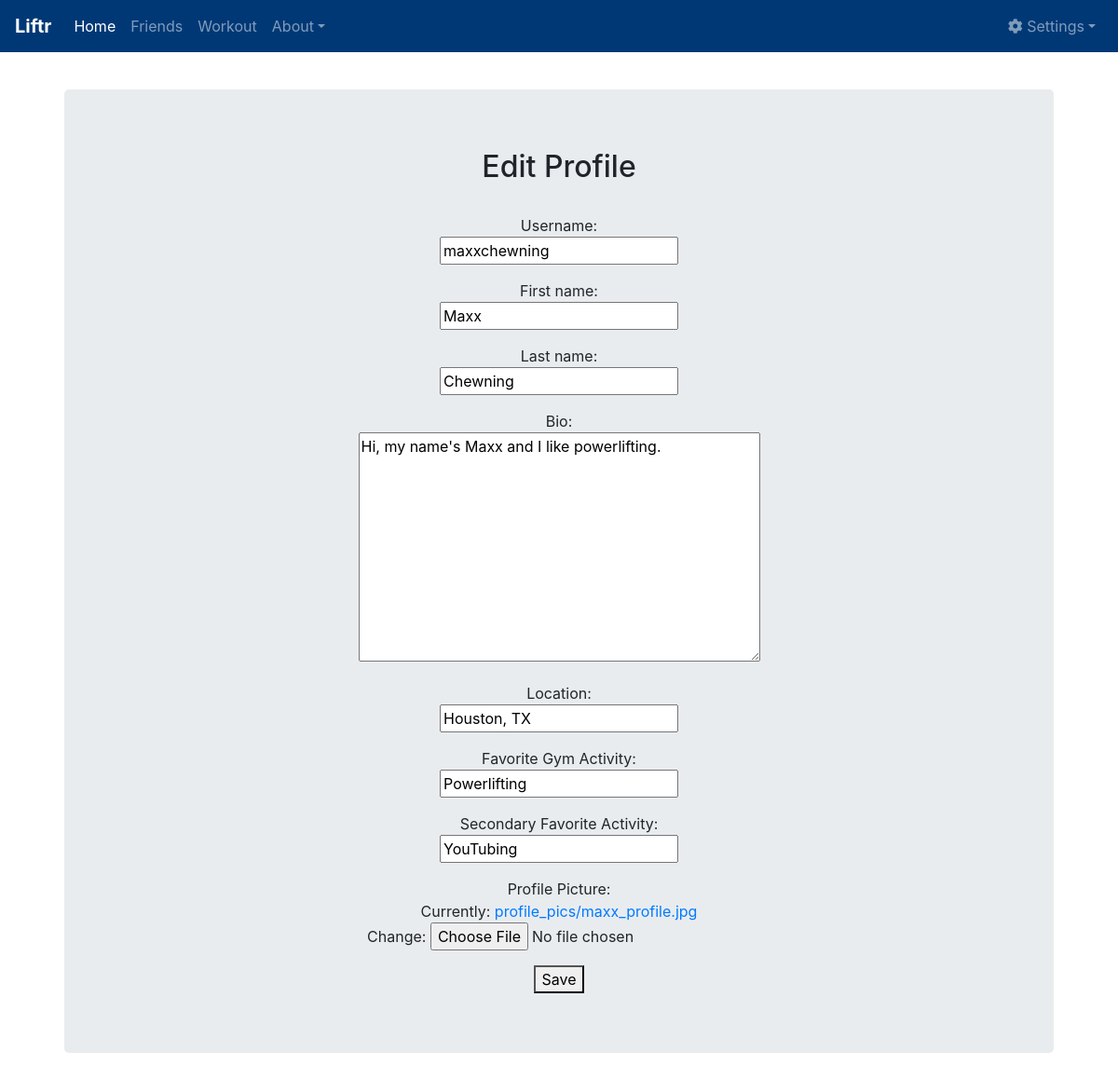
Screenshot of /profile_edit/ (signed in) with the database file from the repository.
### main/models.py (models this page shows, shortened)
class Profile(models.Model):
    user = models.OneToOneField(User, on_delete=models.CASCADE)
    bio = models.TextField(max_length=500, blank=True)
    location = models.CharField(max_length=30, blank=True)
    activity1 = models.CharField(max_length=50, blank=True)
    activity2 = models.CharField(max_length=50, blank=True)
    website = models.CharField(max_length=100, blank=True)
    image = models.ImageField(upload_to='profile_pics', default='profile_pics/default.png')
    objects = models.Manager()

### main/views.py (the view)
# urls.py: path('profile_edit/', views.profile_edit, name='profile_edit'),
@login_required
def profile_edit(request):
    if request.method == 'POST':
        user_form = UserForm(request.POST, instance=request.user)
        profile_form = ProfileForm(request.POST, request.FILES, instance=request.user.profile)
        if user_form.is_valid() and profile_form.is_valid():
            user_form.save()
            profile_form.save()
            print('Profile successfully updated.')
            return redirect('/profile')
        else:
            print('Error!')
    else:
        user_form = UserForm(instance=request.user)
        profile_form = ProfileForm(instance=request.user.profile)
    return render(request, 'main/profile_edit.html', {
        'user_form': user_form,
        'profile_form': profile_form,
    })

### main/forms.py
class UserForm(forms.ModelForm):
    username = forms.CharField(max_length=30, required=False, help_text="Username:")
    first_name = forms.CharField(max_length=30, required=False, help_text="First name:")
    last_name = forms.CharField(max_length=30, required=False, help_text="Last name:")
    class Meta:
        model = User
        fields = ('username', 'first_name', 'last_name')

class ProfileForm(forms.ModelForm):
    bio = forms.CharField(max_length=500, required=False, help_text="Bio:", widget=forms.Textarea)
    location = forms.CharField(max_length=30, required=False, help_text="Location:")
    activity1 = forms.CharField(max_length=50, required = False, help_text="Favorite Gym Activity:")
    activity2 = forms.CharField(max_length=50, required = False, help_text="Secondary Favorite Activity:")
    image = forms.ImageField()
    class Meta:
        model = Profile
        fields = ('bio', 'location', 'activity1', 'activity2', 'image')

### main/templates/main/profile_edit.html (shortened to what this page needs)
{% extends "main/base.html" %} {% block content %} {% load static %} {% include "main/navbar.html" %}
<div class="jumbotron">
    <div class="main-jumbo">
        <h2>Edit Profile</h2>
        <br>
        <form method="POST" action="/profile_edit/" enctype="multipart/form-data">
            <div class="col-md-12">
                {% for field in user_form %}
                <p>
                    {{ field.help_text }}
                    <br> {{ field }} {% endfor %}
                </p>
                {% for field in profile_form %}
                <p>
                    {% if field == profile_form.image %}
                    Profile Picture:
                    <br>
                    {{ profile_form.image }}
                    {% else %}
                    {{ field.help_text }}
                    <br> {{ field }}
                    {% endif %}
                    {% endfor %}
                </p>
            </div>
            <button type="submit">Save
            </button>
        </form>
    </div>
</div>
{% endblock %}

### main/static/main/base.css (style rules this page uses)
body { padding-top: 5rem; }
.main-jumbo { margin-left: 3%; margin-right: 3%; }

### rows the page displays
Profile: profile_form "Hi, my name's Maxx and I like powerlifting." "Houston, TX" "Powerlifting" "YouTubing"

### other values shown
{{ field.help_text }} "Username:" "First name:" "Last name:"
{{ field.help_text }} "Bio:" "Location:" "Favorite Gym Activity:" "Secondary Favorite Activity:"
